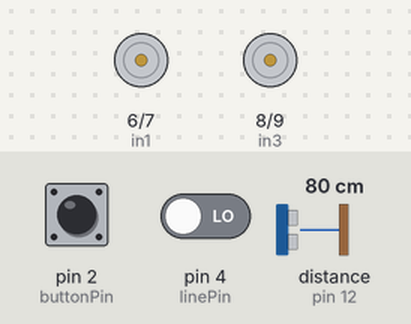
Simulated run of this sketch. Board: Arduino Uno, built with avr-gcc and run on an emulated ATmega328P. Shown: motor-driver pin pairs drawn as motors (green arrow = first pin HIGH = forward, orange = second pin HIGH = backward, longer = more drive, scaled by the enable pin). Inputs (shaded band) come from the test bench; at power-on: pin 2 (buttonPin) LOW, pin 4 (linePin) LOW, distance to the obstacle (sensor on pin 12) 80 cm. The echo pulse lasts 58.3 µs per cm; what the sketch prints to the serial monitor is not drawn.

Above: at 0.8 s.
0.9 s: pin 2 (buttonPin) pulled HIGH for 0.15 s
4.0 s: pin 4 (linePin) driven HIGH
At 4.4 s:
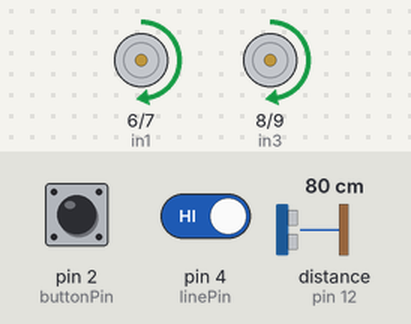
5.5 s: distance to the obstacle (sensor on pin 12) set to 2 cm
7.3 s: distance to the obstacle (sensor on pin 12) set to 18 cm
Timing chart, 0 to 10.1 s (numbered marks = the images above; inputs shaded):
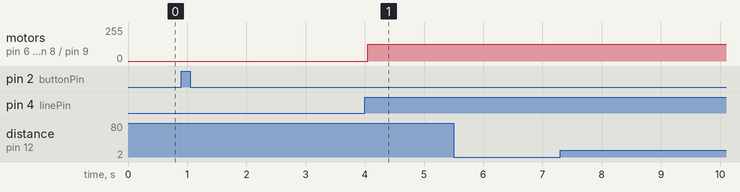

The sketch:

basicCode.ino
```cpp
/*
 * UNSW MTRNSoc Sumo Bot competition 2018
 * File created 04/04/18
 * Last modified 11/05/18
 * Author: Luke Dennis
 *
 * Code provided by the UNSW Mechatronics Society
 *  as reference for students
 */

// #defines for easy reading
#define SOUND 0.343  // for mm: speed of sound = 0.343 mm/us
//#define SOUND 0.0343  // for cm: speed of sound = 0.0343 cm/us
#define MIN_DIST 1
#define MAX_DIST 1000 // max distance reading in mm (1m)
//#define MAX_DIST 100 // max dist reading in cm (1m)
#define MAX_TIME 2*MAX_DIST/SOUND // max distance reading (don't wait for ping)
#define MAX_SPEED 255
#define SECOND 1000
#define COUNTDOWN 3*SECOND
// Have #define so if we change field from black to white
//  all you need to change is this variable
#define BLACK HIGH
#define WHITE LOW
#define ON_LINE WHITE

// Pin constants

// Button
const int buttonPin = 2;

// Line detectors
const int linePin = 4;

// Motor driver sheild
//  L & R assumes heatsink is @ back of vehicle
const int rightPWM = 5;
const int in1 = 6;
const int in2 = 7;
const int in3 = 8;
const int in4 = 9;
const int leftPWM = 10;

// opponent distance sensors digital
const int trigPin = 11;
const int echoPin = 12;

// Global variables

// Start sequence
bool startGame = false;
unsigned long startTime = 0;

// Ultrasonic reading
unsigned int distance = 0;

// line sensor
bool onLine = false;
unsigned long timeOnLine = 0;


void setup() {
    // pin setup
    // Button
    pinMode(buttonPin, INPUT);

    // Ultrasonic
    pinMode(trigPin, OUTPUT);
    pinMode(echoPin, INPUT);

    // motor driver
    pinMode(rightPWM, OUTPUT);
    pinMode(in1, OUTPUT);
    pinMode(in2, OUTPUT);
    pinMode(in3, OUTPUT);
    pinMode(in4, OUTPUT);
    pinMode(leftPWM, OUTPUT);

    // line sensor
    pinMode(linePin, INPUT);

    // lets you print to monitor
    Serial.begin(9600);

    // wait for button press to start
    // TODO: TEST THIS!!!
    while(!startGame) {
        Serial.println("Waiting for start...");
        if(digitalRead(buttonPin) == HIGH) {
            startGame = true;
            startTime = millis();
        }
    }

    // 3 second countdown
    while(timeDiff(startTime) < COUNTDOWN) {
        Serial.print("Starting in:");
        Serial.println((COUNTDOWN - int(timeDiff(startTime)))/SECOND + 1);
    }
    Serial.println("Game On!");
}

void loop() {
    getDistance(echoPin, trigPin); // check distance
    getLine(linePin); // check line status

    Serial.print("Distance -> ");
    Serial.print(distance);
    Serial.print(" On boarder line -> ");
    Serial.print(onLine);

    if (!onLine) { // if not on line
        drive(MAX_SPEED*0.5, MAX_SPEED*0.5); // Drive at 50% speed
    } else {
        drive(0,0); // Stop driving when on line
    }
}

// takes ultrasonic reading and returns true if within range
void getDistance(const int echo, const int trig) {
    long duration;

    // Flush trig
    digitalWrite(trig, LOW);
    delayMicroseconds(2);

    // Pulse trig
    digitalWrite(trig, HIGH);
    delayMicroseconds(10);
    digitalWrite(trig, LOW);

    duration = pulseIn(echo, HIGH, MAX_TIME);

    distance = duration * SOUND / 2;

    distance = range(MIN_DIST, distance, MAX_DIST); // get rid of garbage data
}

void getLine(const int line) {
    // none of your logic will have to change for black field vs white field
    // only thing that has to change is the hash define up the top
    int lineState = digitalRead(line);
    if (lineState == ON_LINE) {
        onLine = true;
    } else {
        onLine = false;
    }
}

void drive(int leftSpeed, int rightSpeed) {

    if (rightSpeed > 0) {
        // set right HIGH-LOW - forwards
        digitalWrite(in1, HIGH);
        digitalWrite(in2, LOW);
    } else {
        // set right LOW-HIGH - reverse
        digitalWrite(in1, LOW);
        digitalWrite(in2, HIGH);
    }
    // set absolute val of rightSpeed
    analogWrite(rightPWM, abs(rightSpeed));

    if (leftSpeed > 0) {
        // set right HIGH-LOW - forwards
        digitalWrite(in3, HIGH);
        digitalWrite(in4, LOW);
    } else {
        // set right LOW-HIGH - reverse
        digitalWrite(in3, LOW);
        digitalWrite(in4, HIGH);
    }
    // set absolute val of leftSpeed
    analogWrite(leftPWM, abs(leftSpeed));
}

// Cap result to eliminate garbage readings
int range(int min, int num, int max) {
    if (num < min) {
        num = 0;
    } else if (num > max) {
        num = 0;
    }
    return num;
}

// helper function for time
unsigned long timeNow() {
    return millis() - startTime;
}

// Helper function for checking elapsed time
unsigned long timeDiff(unsigned long oldTime) {
    return millis() - oldTime;
}
```

Measured:
- after the input at 4.0 s, motor on pin 6 (in1) / pin 7 (in2), motor on pin 8 (in3) / pin 9 (in4): stopped → forward 127/255 after 0.05 s
- after the input at 5.5 s, every drawn part: stays the same
- after the input at 7.3 s, every drawn part: stays the same
